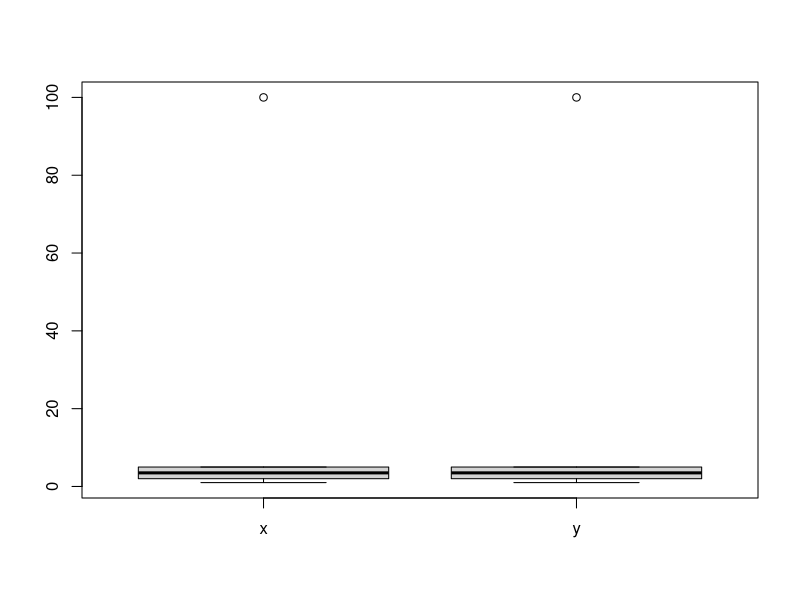

The R source for this figure:
## ---- chunk 1
knitr::opts_chunk$set(echo = TRUE)
## ---- chunk 2

# Create a dataset with missing values

data <- data.frame(
  x = c(1, 2, NA, 4, 5),
  y = c(NA, 2, 3, 4, 5)
)

# Remove missing values

data_clean <- na.omit(data)

# Print the cleaned dataset

print(data_clean)

## ---- chunk 3

# Create a dataset with duplicates

data <- data.frame(
  x = c(1, 2, 3, 4, 5, 1, 2, 3, 4, 5),
  y = c(1, 2, 3, 4, 5, 1, 2, 3, 4, 5)
)

# Remove duplicates

data_clean <- unique(data)

# Print the cleaned dataset

print(data_clean)

## ---- chunk 4

# Create a dataset with outliers

data <- data.frame(
  x = c(1, 2, 3, 4, 5, 100),
  y = c(1, 2, 3, 4, 5, 100)
)

# Create a boxplot of the data

boxplot(data)

## ---- chunk 5

# Remove outliers

data_clean <- subset(data, x < 100 & y < 100)

# Print the cleaned dataset

print(data_clean)

